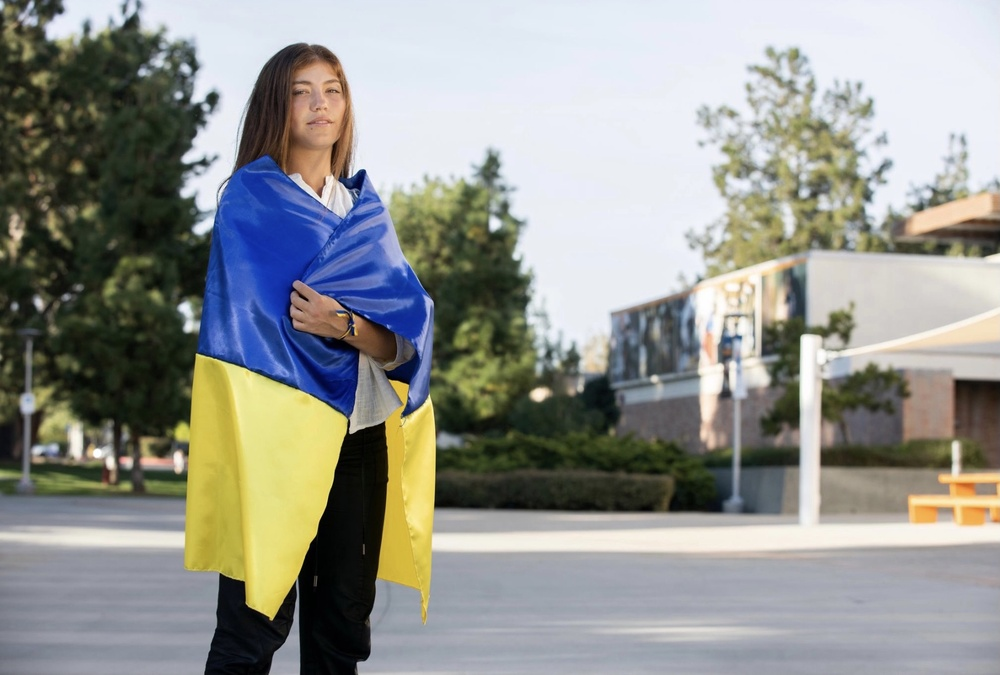
#> input picture images/face1.jpeg, 1000 x 675 px, shrunk from 1833 x 1237 before the run
$ python faceRecogn7vid.py
#> lines starting #> are read from the running program, lines starting #| are printed output that depends on the picture; after the words box and inside, x2 and y2 are one past the last pixel; in counts of white or black regions, pixels touching at a corner belong together
import cv2

#https://github.com/opencv/opencv/tree/master/data/haarcascades #Модели нейронных сетей

img = cv2.imread('images/face1.jpeg')
#> img is the input picture: shape (675, 1000, 3); mean B, G, R 143.1, 148.1, 146.6
gray = cv2.cvtColor(img, cv2.COLOR_BGR2GRAY)
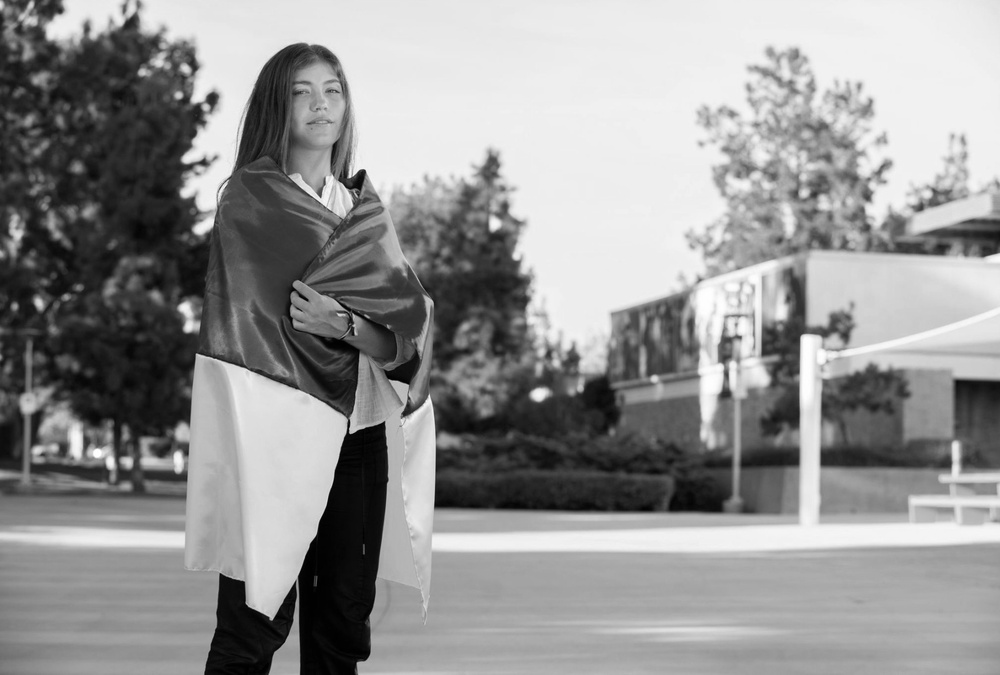
#> gray: shape (675, 1000); min 0, max 255, mean 147.1

faces = cv2.CascadeClassifier('faces.xml')

results = faces.detectMultiScale(gray, scaleFactor=1.8, minNeighbors=4)#scaleFactor 1.1 min, надо играться для разных фото
#> results = [[279, 64, 78, 78]]

for (x, y, w, h) in results:
    cv2.rectangle(img, (x, y), (x + w, y + h), (0, 0, 255), thickness=3)
#> this loop made 1 pass
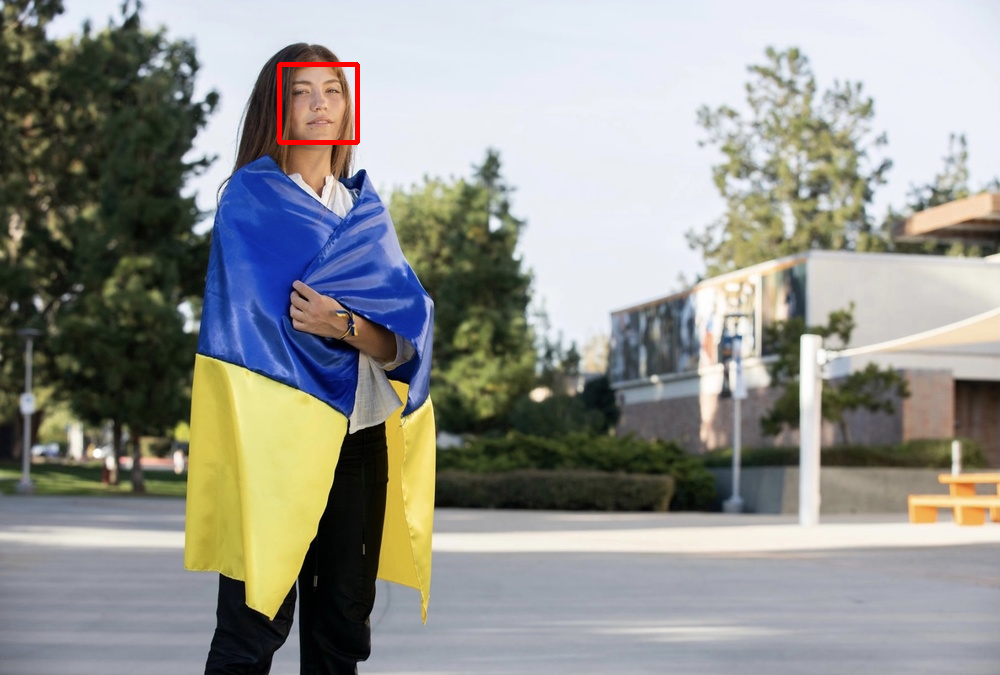
#> img: shape (675, 1000, 3); 0.23% of pixels changed, all inside (x1, y1, x2, y2) = (277, 62, 360, 145)

cv2.imshow("Result", img)
cv2.waitKey(0)

$ run again, with images/PracImage.jpg copied over images/face1.jpeg
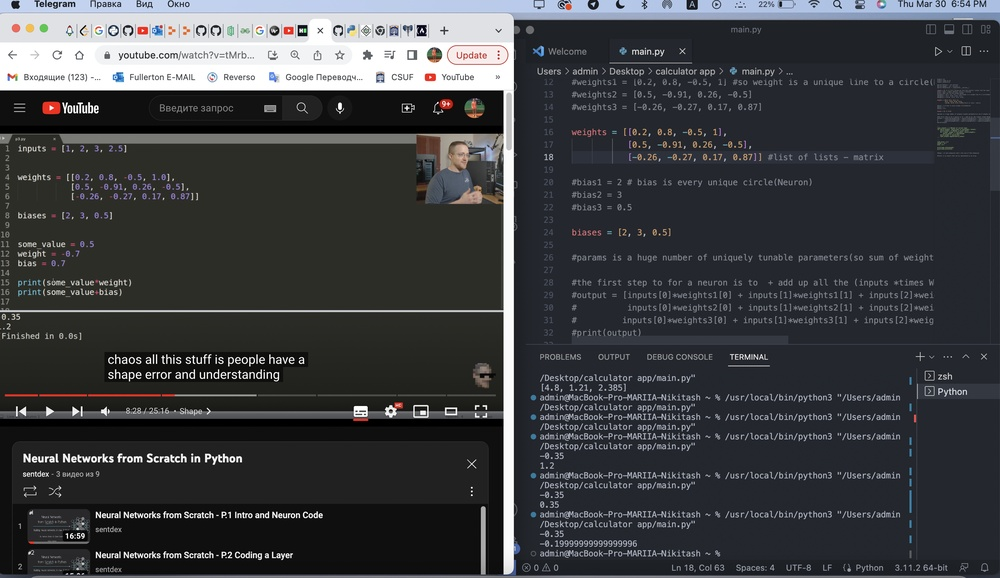
#> input picture images/PracImage.jpg, 1000 x 578 px, shrunk from 2872 x 1660 before the run
#> img is the input picture: shape (578, 1000, 3); mean B, G, R 65.6, 62.6, 60.9
#> `gray = cv2.cvtColor(img, cv2.COLOR_BGR2GRAY)`:
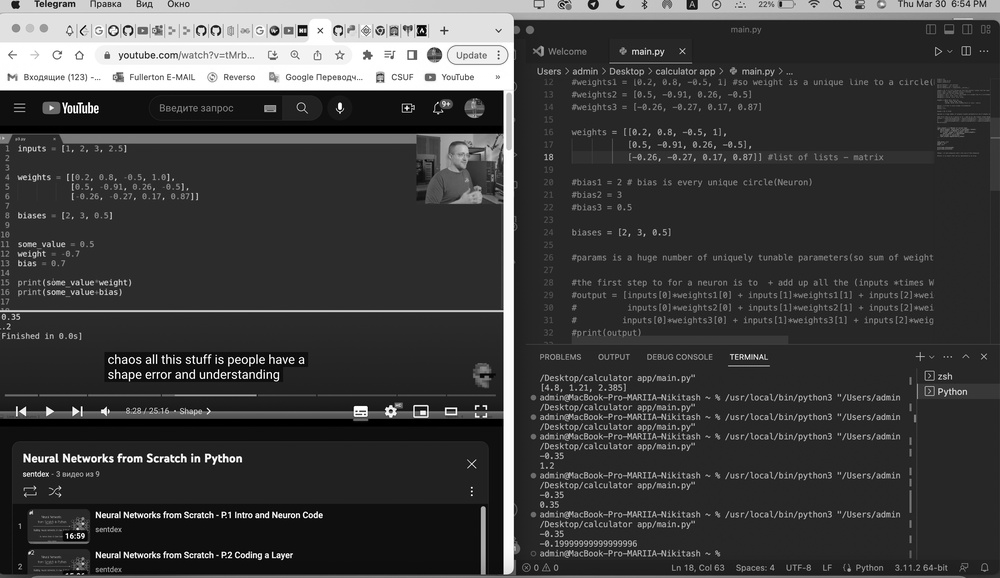
#> gray: shape (578, 1000); min 0, max 255, mean 62.4
#> results = ()
